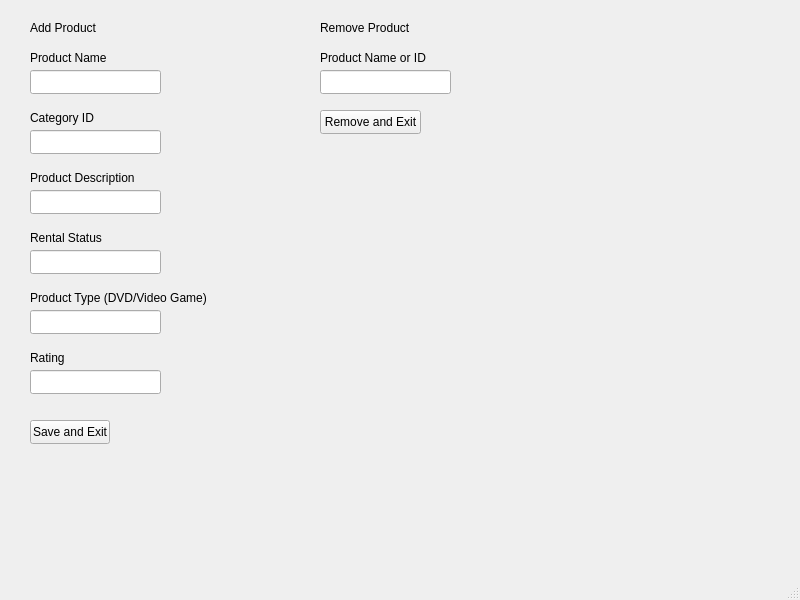
<?xml version="1.0" encoding="UTF-8"?>
<ui version="4.0">
 <class>MainWindow</class>
 <widget class="QMainWindow" name="MainWindow">
  <property name="geometry">
   <rect>
    <x>0</x>
    <y>0</y>
    <width>800</width>
    <height>600</height>
   </rect>
  </property>
  <property name="windowTitle">
   <string>MainWindow</string>
  </property>
  <widget class="QWidget" name="centralwidget">
   <widget class="QLabel" name="label">
    <property name="geometry">
     <rect>
      <x>30</x>
      <y>20</y>
      <width>91</width>
      <height>16</height>
     </rect>
    </property>
    <property name="text">
     <string>Add Product</string>
    </property>
   </widget>
   <widget class="QLabel" name="label_2">
    <property name="geometry">
     <rect>
      <x>30</x>
      <y>50</y>
      <width>111</width>
      <height>16</height>
     </rect>
    </property>
    <property name="text">
     <string>Product Name</string>
    </property>
   </widget>
   <widget class="QLineEdit" name="lineEdit">
    <property name="geometry">
     <rect>
      <x>30</x>
      <y>70</y>
      <width>131</width>
      <height>24</height>
     </rect>
    </property>
   </widget>
   <widget class="QLineEdit" name="lineEdit_2">
    <property name="geometry">
     <rect>
      <x>30</x>
      <y>130</y>
      <width>131</width>
      <height>24</height>
     </rect>
    </property>
    <property name="text">
     <string/>
    </property>
   </widget>
   <widget class="QLabel" name="label_3">
    <property name="geometry">
     <rect>
      <x>30</x>
      <y>110</y>
      <width>111</width>
      <height>16</height>
     </rect>
    </property>
    <property name="text">
     <string>Category ID</string>
    </property>
   </widget>
   <widget class="QLineEdit" name="lineEdit_3">
    <property name="geometry">
     <rect>
      <x>30</x>
      <y>190</y>
      <width>131</width>
      <height>24</height>
     </rect>
    </property>
   </widget>
   <widget class="QLabel" name="label_4">
    <property name="geometry">
     <rect>
      <x>30</x>
      <y>230</y>
      <width>111</width>
      <height>16</height>
     </rect>
    </property>
    <property name="text">
     <string>Rental Status</string>
    </property>
   </widget>
   <widget class="QLineEdit" name="lineEdit_4">
    <property name="geometry">
     <rect>
      <x>30</x>
      <y>250</y>
      <width>131</width>
      <height>24</height>
     </rect>
    </property>
    <property name="text">
     <string/>
    </property>
   </widget>
   <widget class="QLabel" name="label_5">
    <property name="geometry">
     <rect>
      <x>30</x>
      <y>170</y>
      <width>111</width>
      <height>16</height>
     </rect>
    </property>
    <property name="text">
     <string>Product Description</string>
    </property>
   </widget>
   <widget class="QLabel" name="label_6">
    <property name="geometry">
     <rect>
      <x>30</x>
      <y>290</y>
      <width>191</width>
      <height>16</height>
     </rect>
    </property>
    <property name="text">
     <string>Product Type (DVD/Video Game)</string>
    </property>
   </widget>
   <widget class="QLineEdit" name="lineEdit_5">
    <property name="geometry">
     <rect>
      <x>30</x>
      <y>310</y>
      <width>131</width>
      <height>24</height>
     </rect>
    </property>
    <property name="text">
     <string/>
    </property>
   </widget>
   <widget class="QLabel" name="label_7">
    <property name="geometry">
     <rect>
      <x>30</x>
      <y>350</y>
      <width>111</width>
      <height>16</height>
     </rect>
    </property>
    <property name="text">
     <string>Rating</string>
    </property>
   </widget>
   <widget class="QLineEdit" name="lineEdit_6">
    <property name="geometry">
     <rect>
      <x>30</x>
      <y>370</y>
      <width>131</width>
      <height>24</height>
     </rect>
    </property>
    <property name="text">
     <string/>
    </property>
   </widget>
   <widget class="QPushButton" name="pushButton">
    <property name="geometry">
     <rect>
      <x>30</x>
      <y>420</y>
      <width>80</width>
      <height>24</height>
     </rect>
    </property>
    <property name="text">
     <string>Save and Exit</string>
    </property>
   </widget>
   <widget class="QLabel" name="label_8">
    <property name="geometry">
     <rect>
      <x>320</x>
      <y>20</y>
      <width>91</width>
      <height>16</height>
     </rect>
    </property>
    <property name="text">
     <string>Remove Product</string>
    </property>
   </widget>
   <widget class="QLineEdit" name="lineEdit_7">
    <property name="geometry">
     <rect>
      <x>320</x>
      <y>70</y>
      <width>131</width>
      <height>24</height>
     </rect>
    </property>
    <property name="text">
     <string/>
    </property>
   </widget>
   <widget class="QLabel" name="label_9">
    <property name="geometry">
     <rect>
      <x>320</x>
      <y>50</y>
      <width>111</width>
      <height>16</height>
     </rect>
    </property>
    <property name="text">
     <string>Product Name or ID</string>
    </property>
   </widget>
   <widget class="QPushButton" name="pushButton_2">
    <property name="geometry">
     <rect>
      <x>320</x>
      <y>110</y>
      <width>101</width>
      <height>24</height>
     </rect>
    </property>
    <property name="text">
     <string>Remove and Exit</string>
    </property>
   </widget>
  </widget>
  <widget class="QMenuBar" name="menubar">
   <property name="geometry">
    <rect>
     <x>0</x>
     <y>0</y>
     <width>800</width>
     <height>21</height>
    </rect>
   </property>
  </widget>
  <widget class="QStatusBar" name="statusbar"/>
 </widget>
 <resources/>
 <connections/>
</ui>
